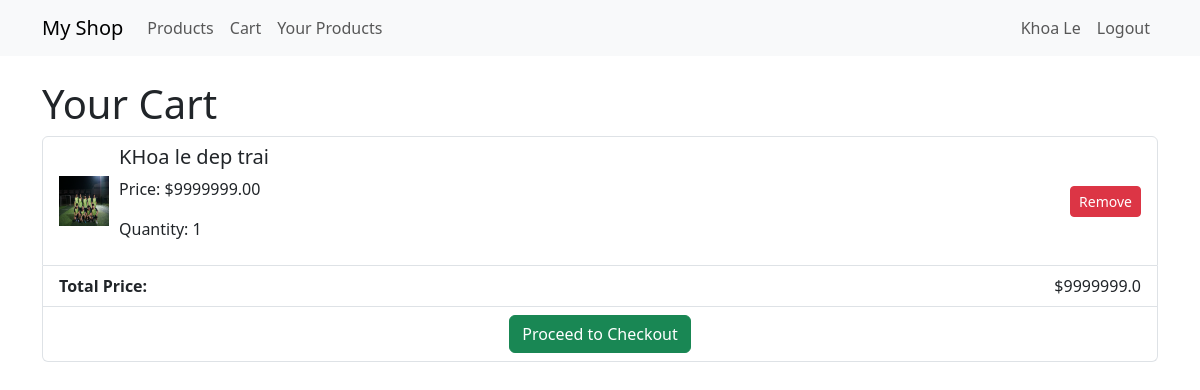
Page /cart/ (signed in) on the committed database.
### app/models.py (models this page shows, shortened)
class CustomerInfo(models.Model):
    user = models.OneToOneField(User, on_delete=models.CASCADE)
    name = models.CharField(max_length=100)
    phone = models.CharField(max_length=15, blank=True)
    address = models.TextField(blank=True)
    date_of_birth = models.DateField(null=True, blank=True)
    profile_picture = models.ImageField(upload_to='customers/', blank=True, null=True)

class CartItem(models.Model):
    cart = models.ForeignKey(Cart, on_delete=models.CASCADE)
    product = models.ForeignKey('Product', on_delete=models.CASCADE)
    quantity = models.PositiveBigIntegerField(default=1)

class Product(models.Model):
    owner = models.ForeignKey(User, on_delete=models.CASCADE, related_name='products', null=True)
    name = models.CharField(max_length=200)
    price = models.DecimalField(max_digits=10, decimal_places=2)
    image = models.ImageField(upload_to='products/', blank=True, null=True)
    description = models.TextField(blank=True)

### app/views.py (the view)
# urls.py: path('cart/', views.cart_list, name='cart_list'),
@login_required
def cart_list(request):
    cart = get_object_or_404(Cart, user=request.user)  # Lấy giỏ hàng của người dùng
    cart_items = cart.cartitem_set.all()
    total_price = sum(item.product.price * item.quantity for item in cart_items)
    total_price_float = float(total_price)
    request.session['total_price'] = total_price_float
    return render(request, 'cart.html', {'cart': cart, 'total_price': total_price_float, 'cart_items': cart_items})

### sales_web/logging_filters.py (called while the page is built)
def get_client_ip(request):
    x_forwarded_for = request.META.get('HTTP_X_FORWARDED_FOR')
    if x_forwarded_for:
        ip = x_forwarded_for.split(',')[0]
    else:
        ip = request.META.get('REMOTE_ADDR')
    return ip

    def __call__(self, request):
        thread_local.ip = get_client_ip(request)
        response = self.get_response(request)
        return response

### app/templates/cart.html (shortened to what this page needs)
{% extends 'base.html' %}
{% block content %}
<h1>Your Cart</h1>
<ul class="list-group">
    {% if cart %}
        {% for item in cart.cartitem_set.all %}
            <li class="list-group-item d-flex justify-content-between align-items-center">
                <div class="d-flex align-items-center">
                    {% if item.product.image %}
                        <img src="{{ item.product.image.url }}" alt="{{ item.product.name }}" style="width: 50px; height: 50px; margin-right: 10px;">
                    {% else %}
                        <img src="https://via.placeholder.com/50" alt="Placeholder" style="width: 50px; height: 50px; margin-right: 10px;">
                    {% endif %}
                    <div>
                        <h5>{{ item.product.name }}</h5>
                        <p>Price: ${{ item.product.price }}</p>
                        <p>Quantity: {{ item.quantity }}</p>
                    </div>
                </div>
                <a href="{% url 'remove_from_cart' item.product.id %}" class="btn btn-danger btn-sm">Remove</a>
            </li>
        {% endfor %}
        <li class="list-group-item d-flex justify-content-between align-items-center">
            <strong>Total Price:</strong>
            <span>${{ total_price }}</span>
        </li>
    {% else %}
        <li class="list-group-item">Your cart is empty.</li>
    {% endif %}
    <li class="list-group-item text-center">
        <a href="{% url 'checkout' %}" class="btn btn-success">Proceed to Checkout</a>
    </li>
</ul>
{% endblock %}

### app/templates/base.html (shortened to what this page needs)
<!DOCTYPE html>
<html lang="en">
<head>
    <link href="https://cdn.jsdelivr.net/npm/bootstrap@5.3.0-alpha1/dist/css/bootstrap.min.css" rel="stylesheet">
</head>
<body>
    <nav class="navbar navbar-expand-lg navbar-light bg-light">
        <div class="container">
            <a class="navbar-brand" href="{% url 'home' %}">My Shop</a>
            <div class="collapse navbar-collapse" id="navbarNav">
                <ul class="navbar-nav me-auto">
                    <li class="nav-item">
                        <a class="nav-link" href="{% url 'product_list' %}">Products</a>
                    </li>
                    {% if user.is_authenticated %}
                    <li class="nav-item">
                        <a class="nav-link" href="{% url 'cart_list' %}">Cart</a>
                    </li>
                    <li class="nav-item">
                        <a class="nav-link" href="{% url 'your_products' %}">Your Products</a>
                    </li>
                    {% endif %}
                </ul>
                <ul class="navbar-nav">
                    {% if user.is_authenticated %}
                    <li class="nav-item">
                        <a class="nav-link" href="{% url 'edit_profile' %}">{{ user.customerinfo.name }}</a>
                    </li>
                    <li class="nav-item">
                        <a class="nav-link" href="{% url 'logout' %}">Logout</a>
                    </li>
                    {% endif %}
                </ul>
            </div>
        </div>
    </nav>
    <div class="container mt-4">
        {% block content %}
        {% endblock %}
    </div>
</body>
</html>

### rows in the picture
CartItem: product.image (picture), product.name "KHoa le dep trai", product.price "9999999.00", quantity "1"

### other values in the picture
{{ user.customerinfo.name }} "Khoa Le"
{{ total_price }} "9999999.0"
